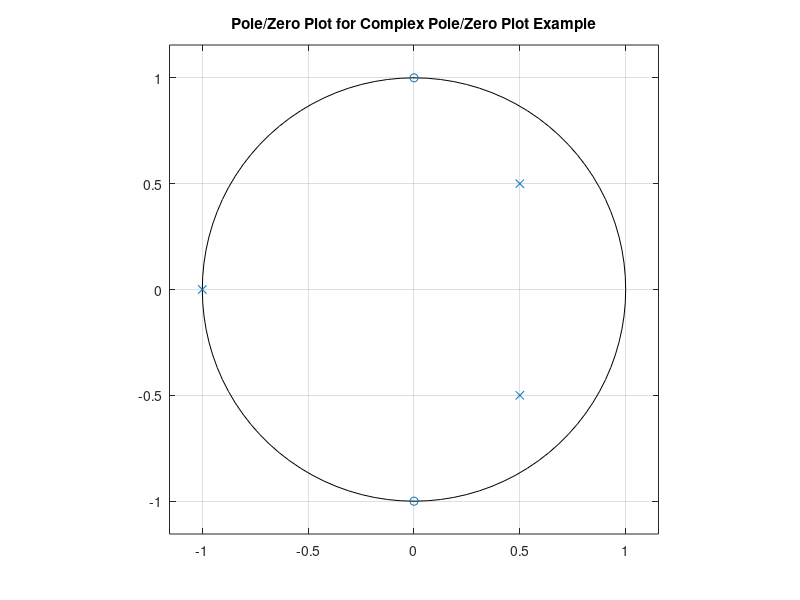

Source code (MATLAB):
% Script demonstrating graph on the s-plane,
% of the poles and zeros of the transfer function H = output/input.
% Date: 16.12.2017
% Author: Chris B. Kirov

% pkg load signal

% Set up vector for zeros
z = [j ; -j];

% Set up vector for poles
p = [-1 ; .5+.5j ; .5-.5j];

figure(1);
zplane(z, p);

% Approaching zeroes / poles the signal described the H attenuates / amplifies.
title('Pole/Zero Plot for Complex Pole/Zero Plot Example');